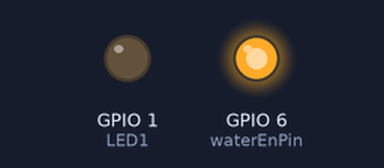
Recording of a sketch running on a simulated ESP8266 (NodeMCU). Parts: output pins drawn as LEDs (lit = HIGH). The local clock reads 2024-03-15 10:24:30 at power-on unless the sketch sets it; what the sketch prints to the serial monitor is not drawn. At 2.2 s the program puts the board to deep sleep or switches it off; the recording ends there.

Above: at 0.3 s.
Timing chart, 0 to 1.8 s (numbered marks = the images above):
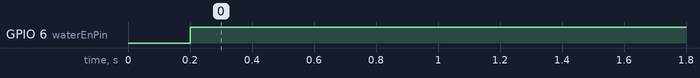

The sketch:

timerWater.ino
```cpp
// Date and time functions using a DS1307 RTC connected via I2C and Wire lib
#include <Wire.h>
#include "RTClib.h"

RTC_DS1307 rtc;
#define LED1 1
#define waterEnPin 6

void setup () {
  //while (!Serial); // for Leonardo/Micro/Zero


  Serial.begin(115200);

  delay(200);
  if (! rtc.begin()) {
    Serial.println("Couldn't find RTC");
    while (1);
  }

  pinMode(LED1,OUTPUT);
  pinMode(waterEnPin,OUTPUT);
  if (! rtc.isrunning()) {
    Serial.println("RTC is NOT running!");
      // rtc.adjust(DateTime(F(__DATE__), F(__TIME__)));
    // This line sets the RTC with an explicit date & time, for example to set
    // January 21, 2014 at 3am you would call:
    // rtc.adjust(DateTime(2014, 1, 21, 3, 0, 0));
  }

  digitalWrite(LED1, HIGH);
}

void loop () {

    DateTime now = rtc.now();
    Serial.print(" since midnight 1/1/1970 = ");
    Serial.print(now.unixtime());
    Serial.println();

    digitalWrite(waterEnPin, HIGH);
    digitalWrite(LED1, LOW);
   delay(2000);
   ESP.deepSleep(10*1000000, WAKE_RF_DEFAULT);

    }
```

Measured:
- by itself, GPIO 6 (waterEnPin): LOW → HIGH at 0.20 s
